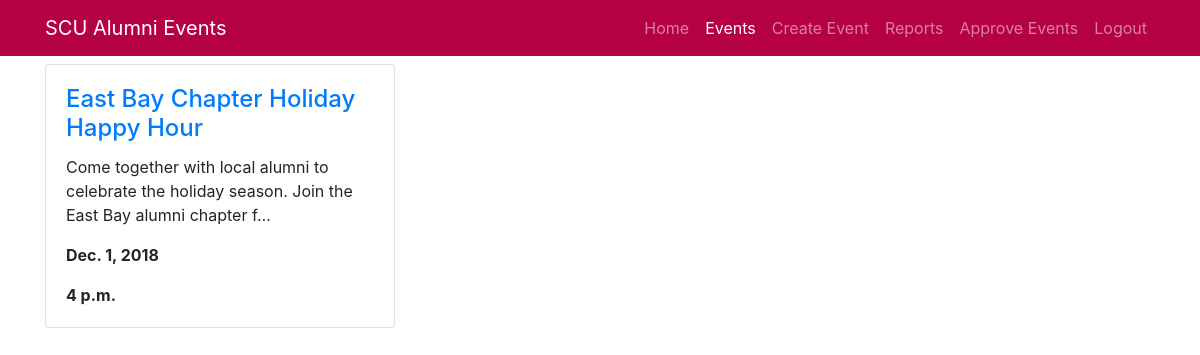
The app's page /attendance/events/ (signed in) with its own data.
### attendance/models.py (models this page shows, shortened)
class Event(models.Model):
    name = models.CharField(max_length=200, help_text='Enter an event name')
    description = models.TextField(
        max_length=1500, help_text='Enter an event description')
    location = models.CharField(
        max_length=75, help_text='Enter location of event')
    date = models.DateField()
    time = models.TimeField()
    numAttend = models.IntegerField(default=0)
    approved = models.BooleanField(default=False)
    event_fName = models.CharField(
        max_length=45, help_text='Enter your first name', null=True)
    event_lName = models.CharField(
        max_length=45, help_text='Enter your last name', null=True)
    event_email = models.EmailField(null=True)
    event_school = models.CharField(
        max_length=50, help_text='Enter school graduated from', null=True)
    event_yearGrad = models.PositiveSmallIntegerField(
        help_text='Enter graduation year', null=True)
    event_major = models.CharField(
        max_length=70, help_text='Enter your major', null=True)

### attendance/views.py (the view)
# urls.py: path('events/', views.EventListView.as_view(), name='events'),
class EventListView(generic.ListView):
    model = Event
    query_set = Event.objects.filter(date__gte=today).exclude(
        approved=False).order_by('date', 'time')[:21]
    template_name = 'listPage.html'
    def get_queryset(self):
        return self.query_set.all()  # all forces the query set to update

### attendance/templates/listPage.html (shortened to what this page needs)
<!DOCTYPE html>
<html lang="en">
<head>
  <link rel="stylesheet" href="https://stackpath.bootstrapcdn.com/bootstrap/4.1.3/css/bootstrap.min.css">
  <link href="https://s3-us-west-2.amazonaws.com/alumrecording/css/3-col-portfolio.css" rel="stylesheet">
</head>
<body>
  {% block navbar %}
  <nav class="navbar navbar-expand-lg navbar-dark fixed-top" style="background-color: #B50043">
    <div class="container">
      <a class="navbar-brand" href="{% url 'index' %}">SCU Alumni Events</a>
      <div class="collapse navbar-collapse" id="navbarResponsive">
        <ul class="navbar-nav ml-auto">
          <li class="nav-item">
            <a class="nav-link" href="{% url 'index' %}">Home</a>
          </li>
          <li class="nav-item active">
            <a class="nav-link" href="{% url 'events' %}">Events
            </a>
          </li>
          <li class="nav-item">
            <a class="nav-link" href="{% url 'new_event' %}">Create Event</a>
          </li>
          <li class="nav-item">
            {% if user.is_superuser %}
            <a class="nav-link" href="{% url 'report' %}">Reports</a>
            {% endif %}
          </li>
          <li class="nav-item">
            {% if user.is_superuser %}
            <a class="nav-link" href="{% url 'approve' %}">Approve Events</a>
            {% endif %}
          </li>
          <li class="nav-item">
            {% if user.is_authenticated %}
            <a class="nav-link" href="{% url 'logout' %}">Logout</a>
            {% else %}
            <a class="nav-link" href="{% url 'login' %}">Login</a>
            {% endif %}
          </li>
        </ul>
      </div>
    </div>
  </nav>
  {% endblock %}
  {% block content %}
  <div class="container">
    <h1>Events List</h1>
    {% if event_list %}
    <div class="row mt-3">
      {% for event in event_list %}
      <div class="col-lg-4 col-sm-6 portfolio-item">
        <div class="card h-100">
          <div class="card-body">
            <h4 class="card-title">
              <a href="{% url 'event_detail' event.pk %}">{{ event.name }}</a>
            </h4>
            <p class="card-text">{{ event.description|truncatechars:100 }}</p>
            <p class="card-text"><strong>{{ event.date }}</strong></p>
            <p class="card-text"><strong>{{ event.time }}</strong></p>
          </div>
        </div>
      </div>
      {% endfor %}
    </div>
    {% endif %}
    {% endblock %}
</body>
</html>

### records on screen
Event: name "East Bay Chapter Holiday Happy Hour", description "Come together with local alumni to celebrate the holiday season. Join the East Bay alumni chapter f…", date "Dec. 1, 2018", time "4 p.m."
